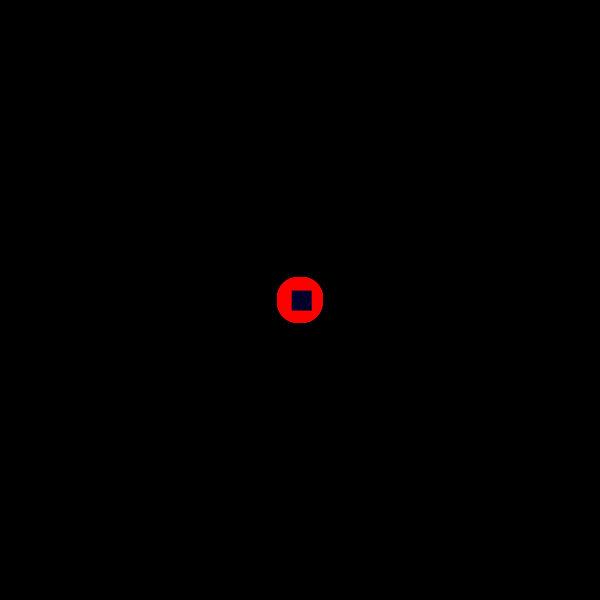
Frame 1 (no input)
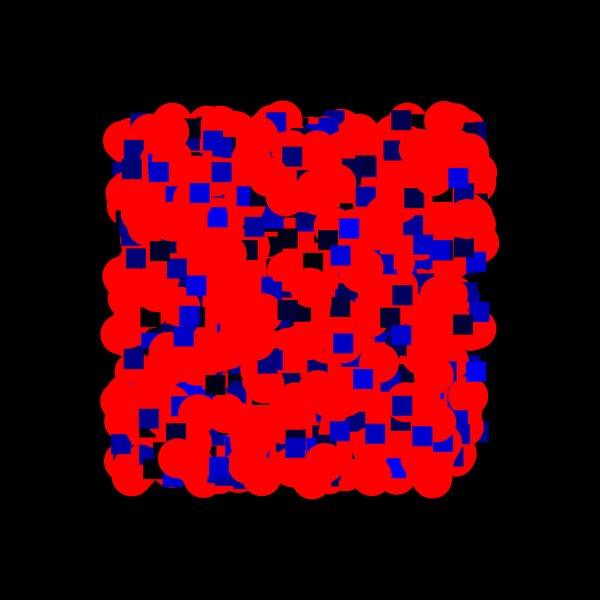
Frame 60 (the mouse pressed at the canvas centre just before this capture)
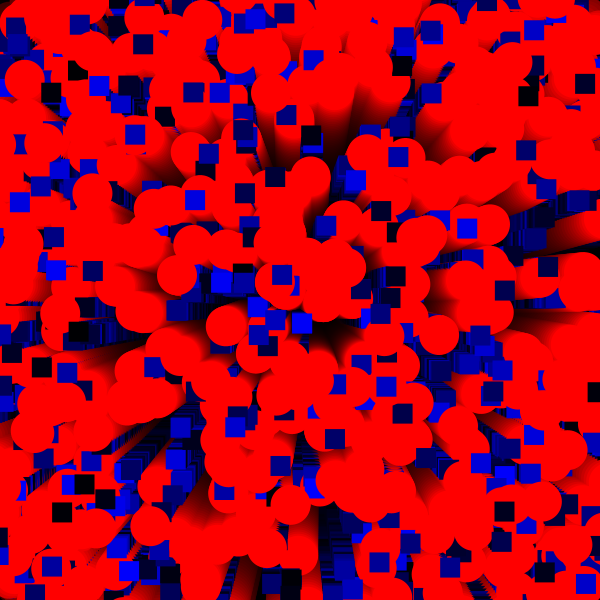
Frame 120 (the mouse held since frame 60 and released just before this capture)

The Processing sketch that drew these frames (run headless with seeded random() and noise(); from frame 60 on, the mouse is pressed at the canvas centre):

// Processing sketch: processing_187530
// ── processing_187530.pde

class Agente
{
  PVector pos;
  PVector vel;
  
  
  Agente(PVector start) {
    pos=start.get();
    vel=new PVector(random(-3,3),random(-3,3) );
  }
  
  void update(){
    if(1<0){
      vel = new PVector(random(-3,3),random(-3,3));
    }
    pos.add(vel);
    if(pos.dist(centro)>400){
      vel.mult(-1);
    }
  }
  
  void display(){
noStroke();
    fill(255,0,0);
    ellipse(pos.y,pos.x,40,40);
    rectMode(CENTER);
    fill(0,0,random(255));
    rect(pos.x,pos.y,20,20);  

  }
}
  
    Agente[] agenti = new Agente[500];
    PVector centro;
 
    void setup()
    {
      size(600,600);
      background(0);
      smooth();
      centro = new PVector(width/2,height/2);
      
      
      for(int i=0; i<agenti.length; i++){
        agenti[i] = new Agente(centro);
      }
    }
    void draw()
    {
      fill(0,20);
      rectMode(CORNER);
      rect(0,0,600,600);
      for(Agente a : agenti){
        a.update();
        a.display();
      }
    }
